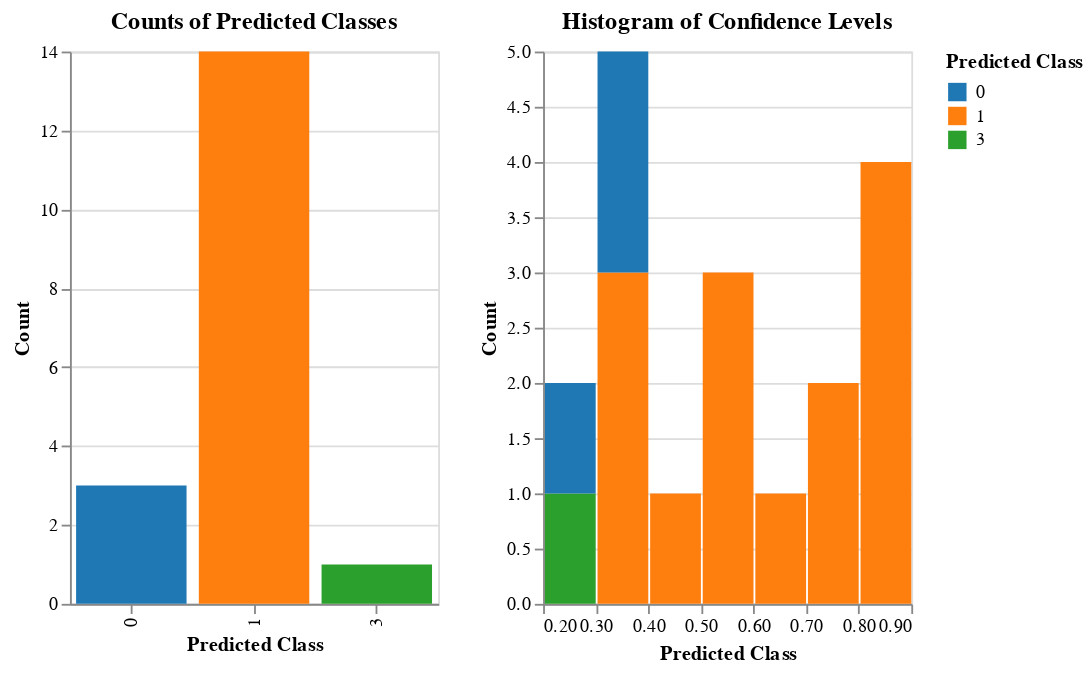

Notebook code for this chart:
### Code cell
class_chart | conf_chart

### Figure 1 — Vega-Lite specification as saved in the notebook (floating-point values rounded to 4 significant figures)
{"config": {"view": {"continuousWidth": 400, "continuousHeight": 300}}, "hconcat": [{"mark": "bar", "encoding": {"color": {"type": "nominal", "field": "Predicted Class", "scale": {"scheme": "category10"}}, "tooltip": [{"type": "quantitative", "field": "Predicted Class"}, {"type": "quantitative", "aggregate": "count"}], "x": {"type": "nominal", "field": "Predicted Class", "title": "Predicted Class"}, "y": {"type": "quantitative", "aggregate": "count", "title": "Count"}}, "height": 300, "title": "Counts of Predicted Classes", "width": 200}, {"mark": "bar", "encoding": {"color": {"type": "nominal", "field": "Predicted Class", "scale": {"scheme": "category10"}}, "tooltip": [{"type": "quantitative", "bin": {"maxbins": 10}, "field": "Confidence", "title": "Confidence Interval"}, {"type": "quantitative", "field": "Predicted Class"}, {"type": "quantitative", "aggregate": "count"}], "x": {"type": "quantitative", "bin": {"maxbins": 10}, "field": "Confidence", "title": "Predicted Class"}, "y": {"type": "quantitative", "aggregate": "count", "title": "Count"}}, "height": 300, "title": "Histogram of Confidence Levels", "width": 200}], "data": {"name": "data-414387e152e8b2d6e24233185725243e"}, "$schema": "https://vega.github.io/schema/vega-lite/v4.8.1.json", "datasets": {"data-414387e152e8b2d6e24233185725243e": [{"Image ID": "09220107_JPG.rf.1177492fb393be327df414b8180642db", "Predicted Class": 1, "Confidence": 0.6595, "bbox0": 0.0, "bbox1": 371.7, "bbox2": 219.1, "bbox3": 201.2}, {"Image ID": "09220113_JPG.rf.67904d0764563fd6d921e907e034ab23", "Predicted Class": 1, "Confidence": 0.3533, "bbox0": 500.0, "bbox1": 303.1, "bbox2": 124.2, "bbox3": 142.5}, {"Image ID": "09220114_JPG.rf.d3671bfbdda727793746fdfbd12b7371", "Predicted Class": 1, "Confidence": 0.5932, "bbox0": 487.8, "bbox1": 306.5, "bbox2": 144.4, "bbox3": 154.8}, {"Image ID": "09200088_JPG.rf.f087b7a8a23bf745b932d1da2e4b2a93", "Predicted Class": 0, "Confidence": 0.325, "bbox0": 72.26, "bbox1": 472.6, "bbox2": 467.6, "bbox3": 131.0}, {"Image ID": "09200088_JPG.rf.f087b7a8a23bf745b932d1da2e4b2a93", "Predicted Class": 1, "Confidence": 0.3192, "bbox0": 105.3, "bbox1": 456.4, "bbox2": 403.7, "bbox3": 155.3}, {"Image ID": "09260140_JPG.rf.92ae3de09b0a1e9f9353d7b07c814641", "Predicted Class": 1, "Confidence": 0.7157, "bbox0": 131.1, "bbox1": 352.7, "bbox2": 330.5, "bbox3": 192.4}, {"Image ID": "09260141_JPG.rf.a95ea71af019915331d8918030a7ec9a", "Predicted Class": 1, "Confidence": 0.8062, "bbox0": 37.3, "bbox1": 372.6, "bbox2": 306.7, "bbox3": 180.8}, {"Image ID": "09200086_JPG.rf.c61798dd679adb79a81d75e78b5386ff", "Predicted Class": 1, "Confidence": 0.3892, "bbox0": 0.0, "bbox1": 560.8, "bbox2": 54.18, "bbox3": 72.25}, {"Image ID": "09180079_JPG.rf.b655f8164e6875d1c2479aa844f757e8", "Predicted Class": 1, "Confidence": 0.5383, "bbox0": 536.2, "bbox1": 347.3, "bbox2": 99.02, "bbox3": 118.6}, {"Image ID": "09090019_JPG.rf.b8def9071a90f5525f050cb0e0d892f9", "Predicted Class": 1, "Confidence": 0.8176, "bbox0": 451.8, "bbox1": 313.4, "bbox2": 187.7, "bbox3": 145.4}, {"Image ID": "09110025_JPG.rf.9490847dd182c94e5cedb8fa5cf86500", "Predicted Class": 1, "Confidence": 0.8006, "bbox0": 247.0, "bbox1": 326.6, "bbox2": 208.4, "bbox3": 193.8}, {"Image ID": "09110027_JPG.rf.e5b2d6597a99d0013498af7ddeff15e4", "Predicted Class": 1, "Confidence": 0.7309, "bbox0": 442.0, "bbox1": 332.8, "bbox2": 170.4, "bbox3": 140.4}, {"Image ID": "09110028_JPG.rf.b89b5415b9eacf9342ecca992529923a", "Predicted Class": 1, "Confidence": 0.8003, "bbox0": 291.9, "bbox1": 365.1, "bbox2": 202.4, "bbox3": 128.4}, {"Image ID": "09150043_JPG.rf.7a7ddbaa7d99ae243f4e261e71ceaf69", "Predicted Class": 3, "Confidence": 0.2195, "bbox0": 489.0, "bbox1": 460.4, "bbox2": 148.6, "bbox3": 156.0}, {"Image ID": "09150043_JPG.rf.7a7ddbaa7d99ae243f4e261e71ceaf69", "Predicted Class": 0, "Confidence": 0.2159, "bbox0": 489.0, "bbox1": 460.4, "bbox2": 148.6, "bbox3": 156.0}, {"Image ID": "09150049_JPG.rf.f6700938d1c467deacb4458e30df8dfc", "Predicted Class": 1, "Confidence": 0.4079, "bbox0": 575.3, "bbox1": 433.7, "bbox2": 61.14, "bbox3": 82.59}, {"Image ID": "09170069_JPG.rf.65a50d0de469b160dc484ce3ec5ee3de", "Predicted Class": 1, "Confidence": 0.5249, "bbox0": 496.8, "bbox1": 247.8, "bbox2": 74.74, "bbox3": 76.2}, {"Image ID": "09180070_JPG.rf.da6b6b60b375f7e9a71fba931932cebd", "Predicted Class": 0, "Confidence": 0.3735, "bbox0": 183.8, "bbox1": 358.1, "bbox2": 449.1, "bbox3": 253.3}]}}
